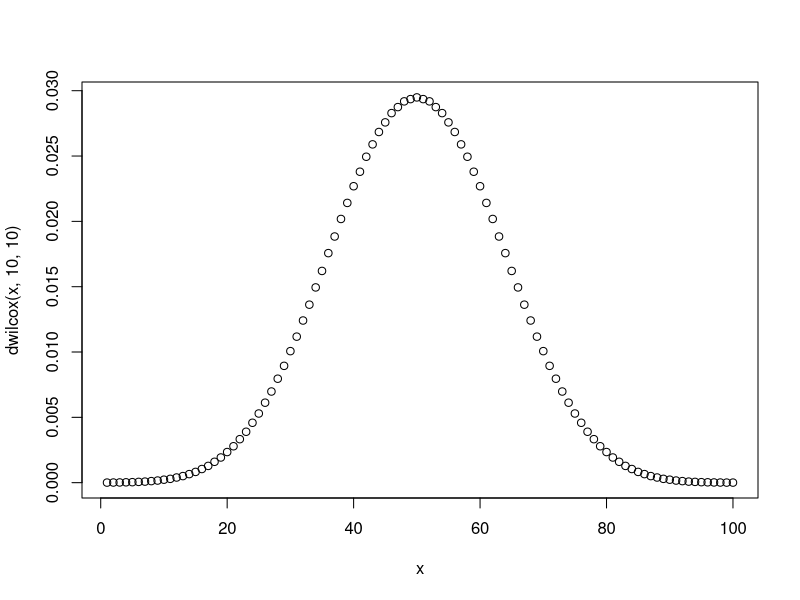
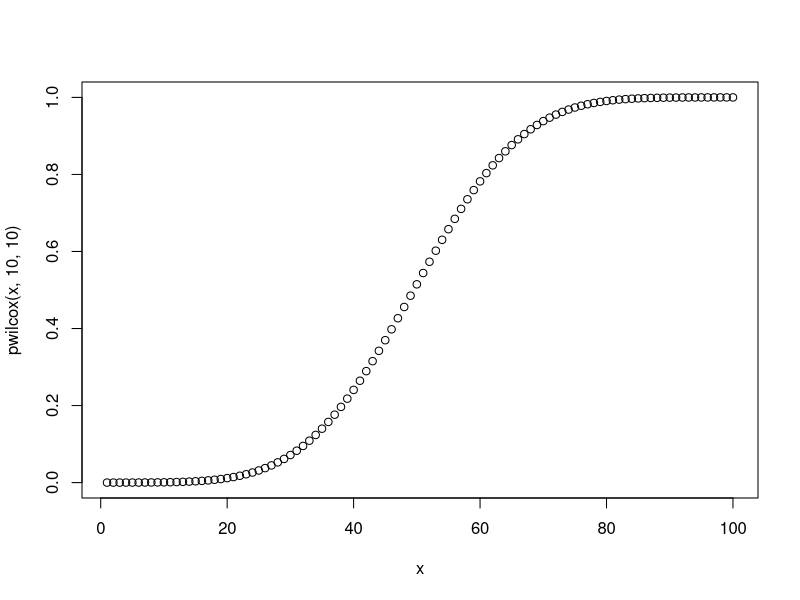

The R script that drew these images, in order:
# Aula 28 - Testes de hipótese III

######################################
#
# Testes não paramétricos (Teste de Wilcoxon)
#

# Exemplo 1 (uma amostra)

A <- c(18.3,13.3,16.5,12.6,9.5,13.6,8.1,8.9,10.0,8.3,7.9,8.1,13.4)
wilcox.test(A, mu=15)


# Exemplo 2 (duas amostras pareadas)

A <- c(18.3,13.3,16.5,12.6,9.5,13.6,8.1,8.9,10.0,8.3,7.9,8.1,13.4)
N <- c(12.7,11.1,15.3,12.7,10.5,15.6,11.2,14.2,16.3,15.5,19.9,20.4,36.8)
wilcox.test(A, N, paired=T)

# Comparando com teste T
t.test(A,N, paired=T)

# Exemplo 3 (duas amostras independentes)

na <- c(8.50,9.48,8.65,8.16,8.83,7.76,8.63)
ca <- c(8.27,8.20,8.25,8.14,9.00,8.10,7.20,8.32,7.70)
wilcox.test(na,ca)

# gráficos de distribuição Wilcoxon 
x <- seq(1,100)
plot(x,dwilcox(x,10,10))
plot(x,pwilcox(x,10,10))
qwilcox(c(0.025,0.975),10,10)

######################################

#
# Análise de tabela de contingência 
#

contingencyTestData<-matrix(c(45,67,122,38),nr=2,dimnames=list("Gene"=c("Allele 1","Allele 2"),"Disease"=c("Yes","No")))
contingencyTestData

# teste qui-quadrado
chisq.test(contingencyTestData)

contingencyTestData<-matrix(c(2,2,2,2),nr=2,dimnames=list("Correct"=c("Yes","No"),"cup"=c("milk","tea")))
contingencyTestData

# teste exato de fisher
fisher.test(contingencyTestData)


